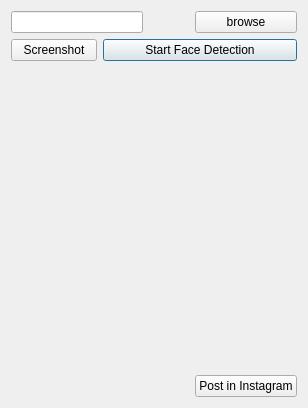
<?xml version="1.0" encoding="UTF-8"?>
<ui version="4.0">
 <class>Dialog</class>
 <widget class="QDialog" name="Dialog">
  <property name="geometry">
   <rect>
    <x>0</x>
    <y>0</y>
    <width>308</width>
    <height>408</height>
   </rect>
  </property>
  <property name="windowTitle">
   <string>Dialog</string>
  </property>
  <layout class="QGridLayout" name="gridLayout">
   <item row="6" column="0" colspan="5">
    <widget class="QLabel" name="label_image">
     <property name="text">
      <string/>
     </property>
    </widget>
   </item>
   <item row="5" column="2" colspan="3">
    <widget class="QPushButton" name="btn_start">
     <property name="maximumSize">
      <size>
       <width>16777215</width>
       <height>16777215</height>
      </size>
     </property>
     <property name="text">
      <string>Start Face Detection</string>
     </property>
    </widget>
   </item>
   <item row="0" column="0" colspan="3">
    <widget class="QLineEdit" name="lineEdit_image_path"/>
   </item>
   <item row="5" column="0" colspan="2">
    <widget class="QPushButton" name="btn_Screenshot">
     <property name="text">
      <string>Screenshot</string>
     </property>
    </widget>
   </item>
   <item row="0" column="4">
    <widget class="QPushButton" name="btn_browse">
     <property name="text">
      <string>browse</string>
     </property>
    </widget>
   </item>
   <item row="8" column="4">
    <widget class="QPushButton" name="btn_post">
     <property name="text">
      <string>Post in Instagram</string>
     </property>
    </widget>
   </item>
   <item row="7" column="0" rowspan="2" colspan="3">
    <widget class="QLabel" name="label_screen">
     <property name="text">
      <string/>
     </property>
    </widget>
   </item>
  </layout>
 </widget>
 <resources/>
 <connections/>
</ui>
